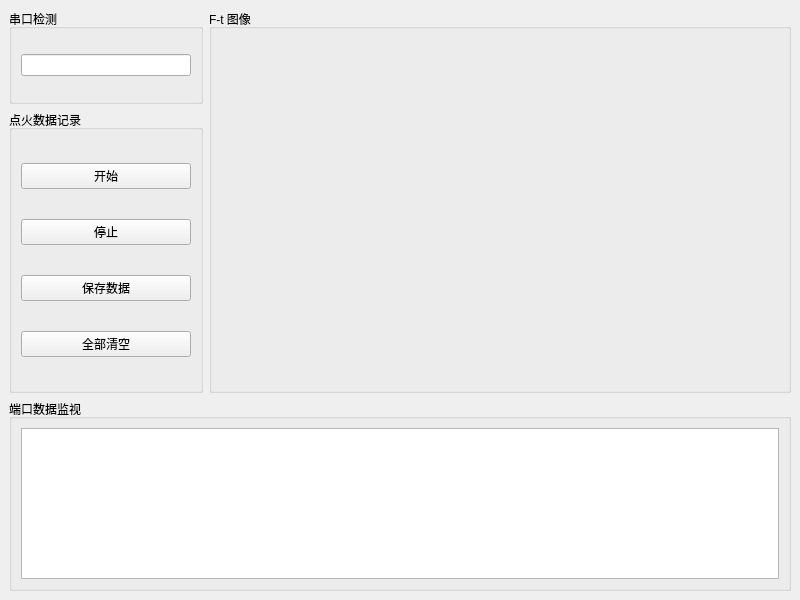
<?xml version="1.0" encoding="UTF-8"?>
<ui version="4.0">
 <class>MainWindow</class>
 <widget class="QMainWindow" name="MainWindow">
  <property name="geometry">
   <rect>
    <x>0</x>
    <y>0</y>
    <width>800</width>
    <height>600</height>
   </rect>
  </property>
  <property name="sizePolicy">
   <sizepolicy hsizetype="Fixed" vsizetype="Fixed">
    <horstretch>0</horstretch>
    <verstretch>0</verstretch>
   </sizepolicy>
  </property>
  <property name="windowTitle">
   <string>COM Reader</string>
  </property>
  <property name="windowIcon">
   <iconset>
    <normalon>../propolsion-ui/source/YwY2.ico</normalon>
   </iconset>
  </property>
  <widget class="QWidget" name="centralwidget">
   <layout class="QFormLayout" name="formLayout">
    <item row="0" column="0" colspan="2">
     <layout class="QVBoxLayout" name="verticalLayout_2" stretch="2,1">
      <item>
       <layout class="QHBoxLayout" name="horizontalLayout_4" stretch="1,3">
        <item>
         <layout class="QVBoxLayout" name="verticalLayout" stretch="1,3">
          <item>
           <widget class="QGroupBox" name="groupBox_3">
            <property name="title">
             <string>串口检测</string>
            </property>
            <layout class="QFormLayout" name="formLayout_4">
             <item row="1" column="0" colspan="2">
              <widget class="QLineEdit" name="com_show"/>
             </item>
             <item row="0" column="0">
              <spacer name="verticalSpacer">
               <property name="orientation">
                <enum>Qt::Vertical</enum>
               </property>
               <property name="sizeHint" stdset="0">
                <size>
                 <width>20</width>
                 <height>40</height>
                </size>
               </property>
              </spacer>
             </item>
             <item row="2" column="0">
              <spacer name="verticalSpacer_2">
               <property name="orientation">
                <enum>Qt::Vertical</enum>
               </property>
               <property name="sizeHint" stdset="0">
                <size>
                 <width>20</width>
                 <height>40</height>
                </size>
               </property>
              </spacer>
             </item>
            </layout>
           </widget>
          </item>
          <item>
           <widget class="QGroupBox" name="groupBox_2">
            <property name="title">
             <string>点火数据记录</string>
            </property>
            <layout class="QVBoxLayout" name="verticalLayout_3">
             <item>
              <widget class="QPushButton" name="pushButton_start">
               <property name="sizePolicy">
                <sizepolicy hsizetype="Expanding" vsizetype="Fixed">
                 <horstretch>0</horstretch>
                 <verstretch>0</verstretch>
                </sizepolicy>
               </property>
               <property name="text">
                <string>开始</string>
               </property>
              </widget>
             </item>
             <item>
              <widget class="QPushButton" name="pushButton_stop">
               <property name="sizePolicy">
                <sizepolicy hsizetype="Expanding" vsizetype="Fixed">
                 <horstretch>0</horstretch>
                 <verstretch>0</verstretch>
                </sizepolicy>
               </property>
               <property name="text">
                <string>停止</string>
               </property>
              </widget>
             </item>
             <item>
              <widget class="QPushButton" name="pushButton_save">
               <property name="sizePolicy">
                <sizepolicy hsizetype="Expanding" vsizetype="Fixed">
                 <horstretch>0</horstretch>
                 <verstretch>0</verstretch>
                </sizepolicy>
               </property>
               <property name="text">
                <string>保存数据</string>
               </property>
              </widget>
             </item>
             <item>
              <widget class="QPushButton" name="pushButton_clear">
               <property name="sizePolicy">
                <sizepolicy hsizetype="Expanding" vsizetype="Fixed">
                 <horstretch>0</horstretch>
                 <verstretch>0</verstretch>
                </sizepolicy>
               </property>
               <property name="text">
                <string>全部清空</string>
               </property>
              </widget>
             </item>
            </layout>
           </widget>
          </item>
         </layout>
        </item>
        <item>
         <widget class="QGroupBox" name="groupBox_figure">
          <property name="title">
           <string>F-t 图像</string>
          </property>
          <layout class="QFormLayout" name="formLayout_3"/>
         </widget>
        </item>
       </layout>
      </item>
      <item>
       <widget class="QGroupBox" name="groupBox_output">
        <property name="title">
         <string>端口数据监视</string>
        </property>
        <layout class="QFormLayout" name="formLayout_2">
         <item row="0" column="0" colspan="2">
          <widget class="QTextBrowser" name="textBrowser_info"/>
         </item>
        </layout>
       </widget>
      </item>
     </layout>
    </item>
   </layout>
  </widget>
 </widget>
 <resources/>
 <connections/>
</ui>
